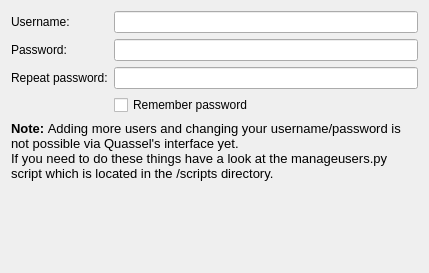
<ui version="4.0" >
 <class>CoreConfigWizardAdminUserPage</class>
 <widget class="QWidget" name="CoreConfigWizardAdminUserPage" >
  <property name="geometry" >
   <rect>
    <x>0</x>
    <y>0</y>
    <width>429</width>
    <height>273</height>
   </rect>
  </property>
  <property name="windowTitle" >
   <string>Form</string>
  </property>
  <layout class="QVBoxLayout" >
   <item>
    <layout class="QGridLayout" >
     <item row="0" column="0" >
      <widget class="QLabel" name="label_2" >
       <property name="text" >
        <string>Username:</string>
       </property>
      </widget>
     </item>
     <item row="0" column="1" >
      <widget class="QLineEdit" name="user" />
     </item>
     <item row="1" column="0" >
      <widget class="QLabel" name="label_3" >
       <property name="text" >
        <string>Password:</string>
       </property>
      </widget>
     </item>
     <item row="1" column="1" >
      <widget class="QLineEdit" name="password" >
       <property name="echoMode" >
        <enum>QLineEdit::Password</enum>
       </property>
      </widget>
     </item>
     <item row="2" column="0" >
      <widget class="QLabel" name="label_4" >
       <property name="text" >
        <string>Repeat password:</string>
       </property>
      </widget>
     </item>
     <item row="2" column="1" >
      <widget class="QLineEdit" name="password2" >
       <property name="echoMode" >
        <enum>QLineEdit::Password</enum>
       </property>
      </widget>
     </item>
     <item row="3" column="1" >
      <widget class="QCheckBox" name="rememberPasswd" >
       <property name="text" >
        <string>Remember password</string>
       </property>
      </widget>
     </item>
    </layout>
   </item>
   <item>
    <widget class="QLabel" name="label" >
     <property name="text" >
      <string>&lt;!DOCTYPE HTML PUBLIC "-//W3C//DTD HTML 4.0//EN" "http://www.w3.org/TR/REC-html40/strict.dtd">
&lt;html>&lt;head>&lt;meta name="qrichtext" content="1" />&lt;style type="text/css">
p, li { white-space: pre-wrap; }
&lt;/style>&lt;/head>&lt;body style=" font-family:'DejaVu Sans'; font-size:8pt; font-weight:400; font-style:normal;">
&lt;p style=" margin-top:0px; margin-bottom:0px; margin-left:0px; margin-right:0px; -qt-block-indent:0; text-indent:0px; font-family:'Lucida Grande'; font-size:13pt;">&lt;span style=" font-size:10pt; font-weight:600;">Note: &lt;/span>&lt;span style=" font-size:10pt;">Adding more users and changing your username/password is not possible via Quassel's interface yet.&lt;/span>&lt;/p>
&lt;p style=" margin-top:0px; margin-bottom:0px; margin-left:0px; margin-right:0px; -qt-block-indent:0; text-indent:0px; font-family:'Lucida Grande'; font-size:10pt;">If you need to do these things have a look at the manageusers.py script which is located in the /scripts directory.&lt;/p>&lt;/body>&lt;/html></string>
     </property>
     <property name="alignment" >
      <set>Qt::AlignLeading|Qt::AlignLeft|Qt::AlignTop</set>
     </property>
     <property name="wordWrap" >
      <bool>true</bool>
     </property>
    </widget>
   </item>
   <item>
    <spacer>
     <property name="orientation" >
      <enum>Qt::Vertical</enum>
     </property>
     <property name="sizeHint" stdset="0" >
      <size>
       <width>405</width>
       <height>51</height>
      </size>
     </property>
    </spacer>
   </item>
  </layout>
 </widget>
 <resources/>
 <connections/>
</ui>
